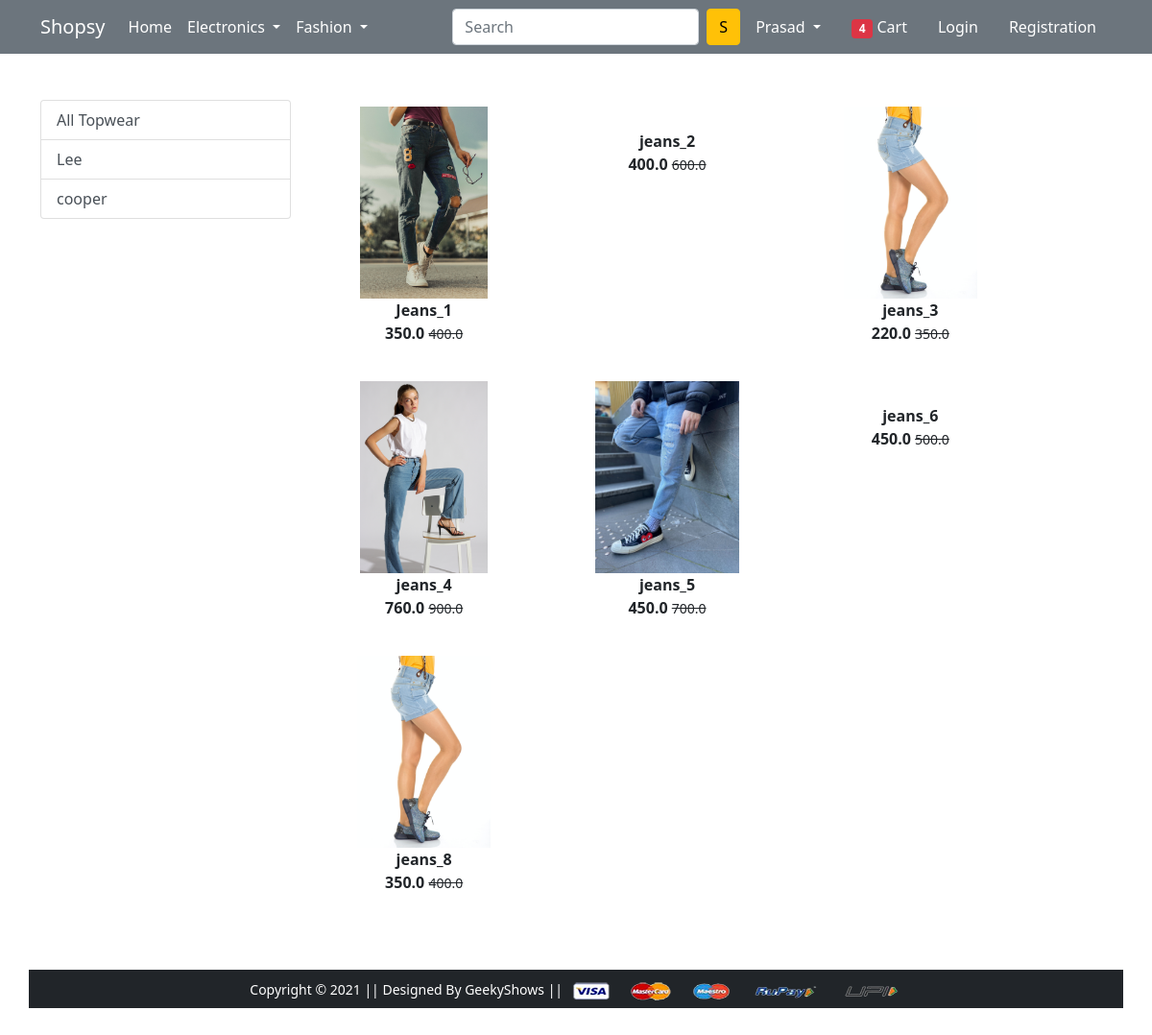
The app's page /bottomwear/ with its own data.
### app/models.py (models this page shows, shortened)
class Product(models.Model):
    title=models.CharField(max_length=200)
    selling_price=models.FloatField()
    discounted_price=models.FloatField()
    description=models.TextField()
    brand=models.CharField(max_length=50)
    catagory=models.CharField(choices=CATAGORY_CHOICE,max_length=2)
    product_image=models.ImageField(upload_to='myimage')

### app/views.py (the view)
# urls.py: path('bottomwear/',views.bottomwear,name='bottomwear'),
def bottomwear(request,data=None):
    if data==None:
        bottomwear=Product.objects.filter(catagory='BW')
    elif data=='cooper' or data=='Lee':
        bottomwear=Product.objects.filter(catagory='BW').filter(brand=data)
    return render(request,'app/bottomwear.html',{'bottomwear':bottomwear})

### app/templates/app/bottomwear.html (shortened to what this page needs)
{% extends 'app/base.html' %}
{% load static %}
{% block main-content %}
<div class="container my-5">
    <div class="row">
        <div class="col-sm-3">
            <div class="list-group">
                <a href="{% url 'bottomwear' %}" class="list-group-item list-group-item-action" aria-current="true">All Topwear</a>
                <a href="{% url 'bottomweardata' 'Lee' %}" class="list-group-item list-group-item-action" aria-current="true">Lee</a>
                <a href="{% url 'bottomweardata' 'cooper' %}" class="list-group-item list-group-item-action" aria-current="true">cooper</a>
            </div>
        </div>
        <div class="col-sm-8">
            <div class="row">
                {% for product in bottomwear %}
                    <div class="col-sm-4 text-center mb-4">
                        <a href="{% url 'product-detail' product.id %}" class="btn">
                            <div class="item">
                                <img src="{{product.product_image.url}}" alt="" height="200">
                                <div class="fw-bold">{{product.title}}</div>
                                <div class="fw-bold">{{product.discounted_price}}
                                <small class="fw-light text-decoration-line-through">{{product.selling_price}}</small></div>
                            </div>
                        </a>
                    </div>
                {% endfor %}
            </div>
        </div>
{% endblock main-content %}

### records on screen
Product: product_image (picture), title "Jeans_1", discounted_price "350.0", selling_price "400.0"
Product: title "jeans_2", discounted_price "400.0", selling_price "600.0"
Product: product_image (picture), title "jeans_3", discounted_price "220.0", selling_price "350.0"
Product: product_image (picture), title "jeans_4", discounted_price "760.0", selling_price "900.0"
Product: product_image (picture), title "jeans_5", discounted_price "450.0", selling_price "700.0"
Product: title "jeans_6", discounted_price "450.0", selling_price "500.0"
Product: product_image (picture), title "jeans_8", discounted_price "350.0", selling_price "400.0"
